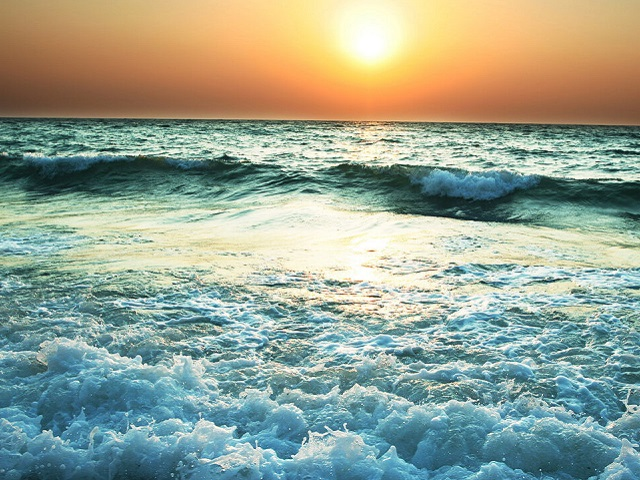
#> input picture pics/sea-cut.jpg, 640 x 480 px, given in place of the camera
$ python task4.py
#> lines starting #> are read from the running program, lines starting #| are printed output that depends on the picture; after the words box and inside, x2 and y2 are one past the last pixel; in counts of white or black regions, pixels touching at a corner belong together
import cv2 as cv
import numpy as np

low_H = 22
high_H = 50

low_S = 49
high_S = 164

low_V = 123
high_V = 255

cam = cv.VideoCapture(0)

while 1:
    r, f = cam.read()
#> f is the input picture: shape (480, 640, 3); mean B, G, R 146.6, 163, 151.6
    hsv = cv.cvtColor(f, cv.COLOR_BGR2HSV)
#> hsv: shape (480, 640, 3); mean H, S, V 60.8, 89.5, 180.4
    threshold = cv.inRange(hsv, (low_H, low_S, low_V), (high_H, high_S, high_V))
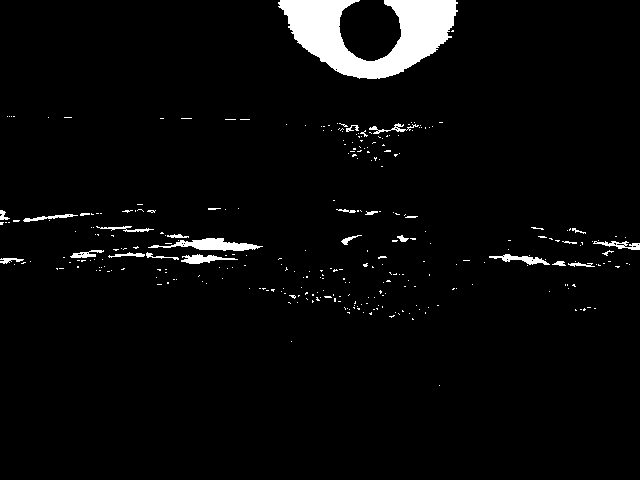
#> threshold: shape (480, 640); 3.7% white; 312 white regions (285 under 20 px)
    con, hie = cv.findContours(threshold.copy(), cv.RETR_EXTERNAL, cv.CHAIN_APPROX_SIMPLE)
#> con = 312 contours, 292 with area under 20; largest, box (x1, y1, x2, y2) and area: (278, 0, 458, 79) 7266, (148, 238, 263, 251) 601, (181, 254, 238, 264) 216, (489, 254, 550, 265) 211, (593, 241, 640, 250) 149; hie = 312 rows, first 6: [1, -1, -1, -1], [2, 0, -1, -1], [3, 1, -1, -1], [4, 2, -1, -1], [5, 3, -1, -1], [6, 4, -1, -1]
    for cnt in con:
        x, y, w, h = cv.boundingRect(cnt)
        area = int(w*h)
        if area > 2000 and (abs(w-h) <= 20):
            f = cv.rectangle(f, (x, y), (x + w, y + h), (0, 255, 0), 2)
#> this loop made 312 passes
#> (x, y, w, h, area) on pass 50: (289, 295, 7, 4, 28)
    cv.imshow('out', f)
    cv.imshow('thres', threshold)

    key = cv.waitKey(10)
#> (key Esc is pressed here)
    if key == 27:
        break

cam.release()
cv.destroyAllWindows()

$ run again, on pics/sea.jpg
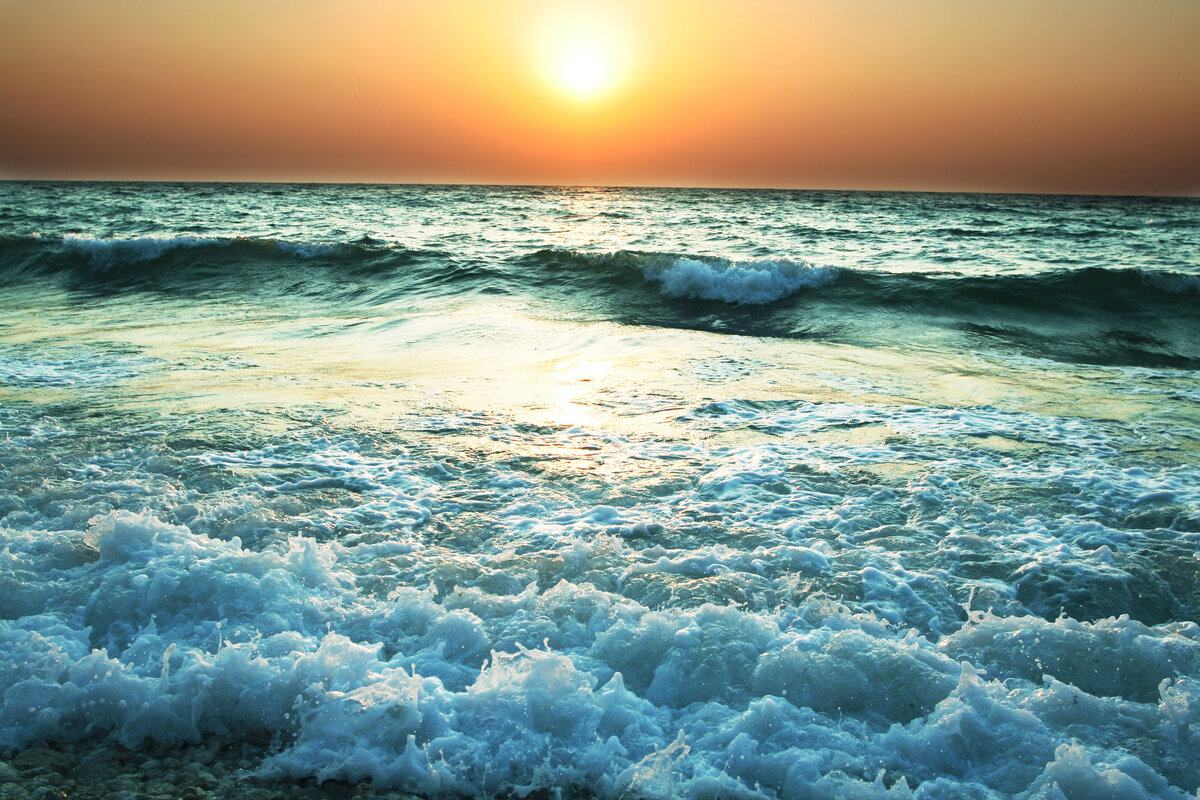
#> input picture pics/sea.jpg, 1200 x 800 px, given in place of the camera
#> f is the input picture: shape (800, 1200, 3); mean B, G, R 138.4, 150.8, 134.9
#> hsv: shape (800, 1200, 3); mean H, S, V 64.5, 97.7, 168
#> `threshold = cv.inRange(hsv, (low_H, low_S, low_V), (high_H, high_S, hi..`:
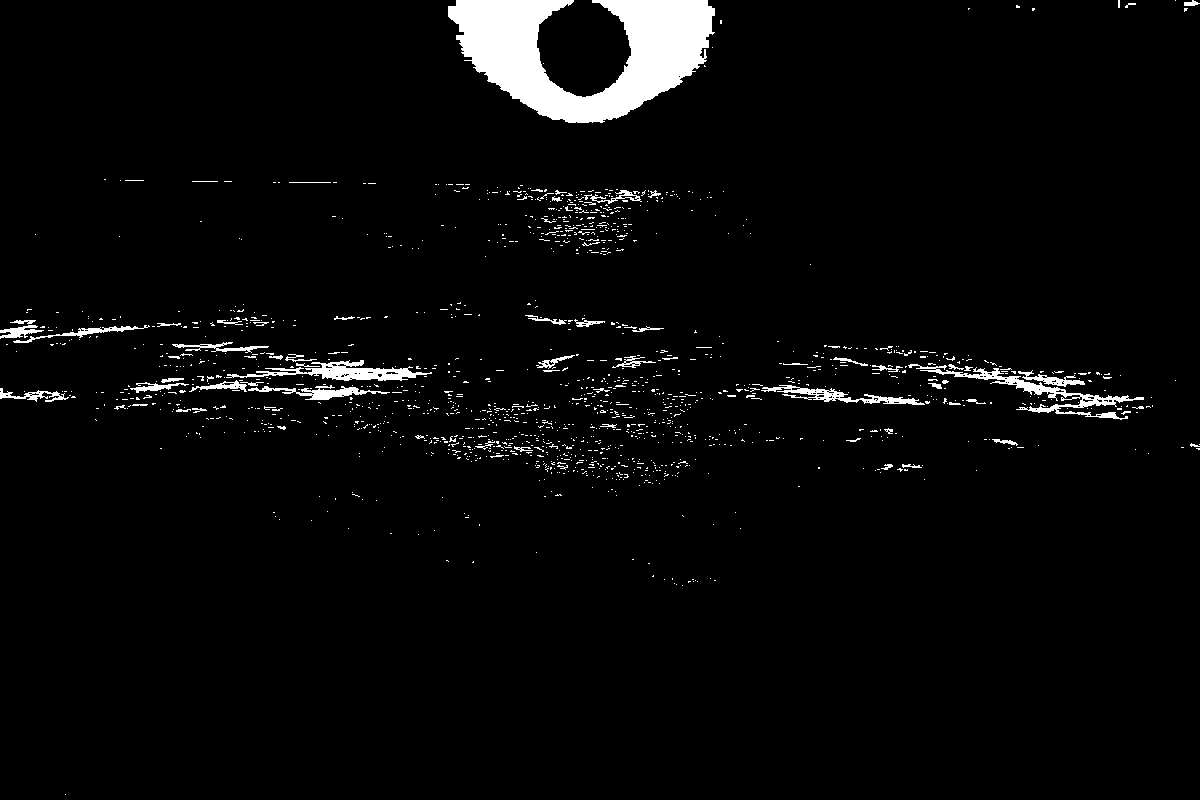
#> threshold: shape (800, 1200); 3.5% white; 1463 white regions (1391 under 20 px)
#> con = 1463 contours, 1431 with area under 20; largest, box (x1, y1, x2, y2) and area: (448, 0, 715, 123) 17476, (908, 364, 1144, 420) 1487, (226, 360, 432, 381) 1389, (761, 385, 925, 405) 759, (248, 385, 390, 400) 550; hie = 1463 rows, first 6: [1, -1, -1, -1], [2, 0, -1, -1], [3, 1, -1, -1], [4, 2, -1, -1], [5, 3, -1, -1], [6, 4, -1, -1]
#> the loop `for cnt in con:` made 1463 passes
#> (x, y, w, h, area) on pass 45: (352, 494, 8, 3, 24)

$ run again, on pics/street.jpg
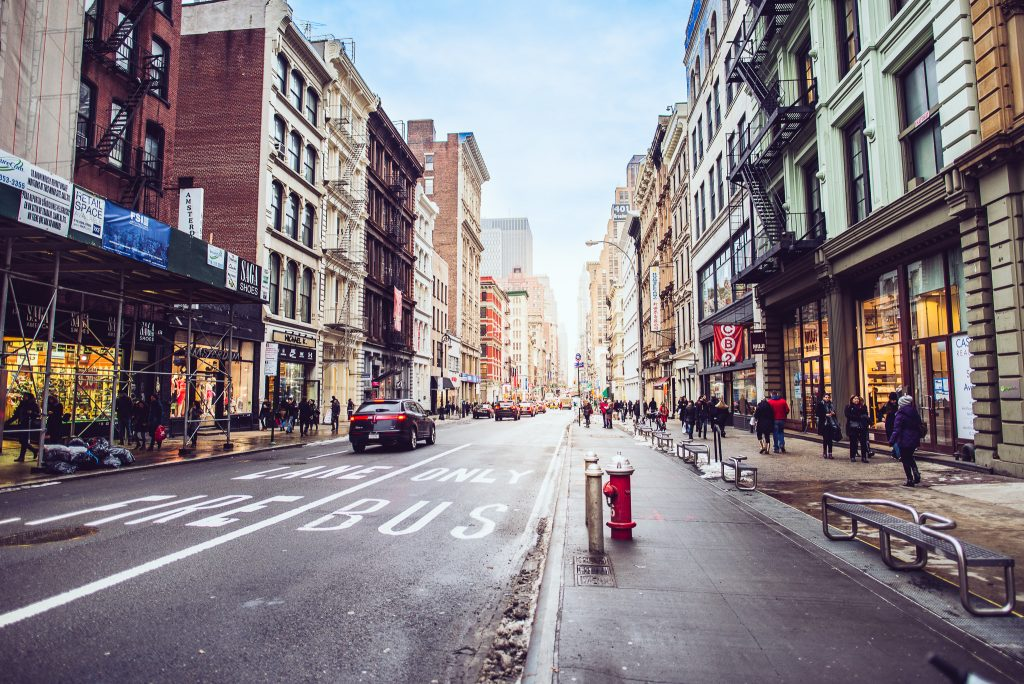
#> input picture pics/street.jpg, 1024 x 684 px, given in place of the camera
#> f is the input picture: shape (684, 1024, 3); mean B, G, R 133, 127.3, 135.5
#> hsv: shape (684, 1024, 3); mean H, S, V 102, 54.8, 144.2
#> `threshold = cv.inRange(hsv, (low_H, low_S, low_V), (high_H, high_S, hi..`:
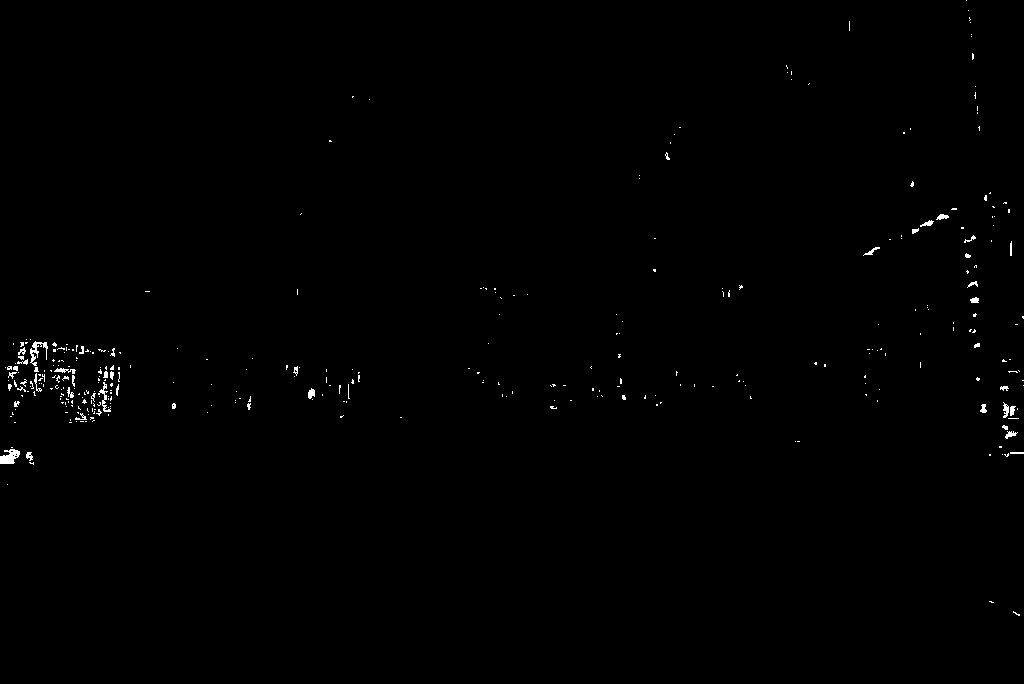
#> threshold: shape (684, 1024); 0.44% white in thin lines or dots
#> con = 345 contours, 328 with area under 20; largest, box (x1, y1, x2, y2) and area: (0, 449, 20, 464) 171, (30, 341, 48, 366) 94, (98, 382, 111, 412) 62, (308, 388, 315, 399) 41, (1003, 402, 1009, 418) 40; hie = 345 rows, first 6: [1, -1, -1, -1], [2, 0, -1, -1], [3, 1, -1, -1], [4, 2, -1, -1], [5, 3, -1, -1], [6, 4, -1, -1]
#> the loop `for cnt in con:` made 345 passes
#> (x, y, w, h, area) on passes 1, 7, 9: (1013, 611, 7, 5, 35), (1004, 453, 5, 4, 20), (26, 452, 7, 9, 63)
